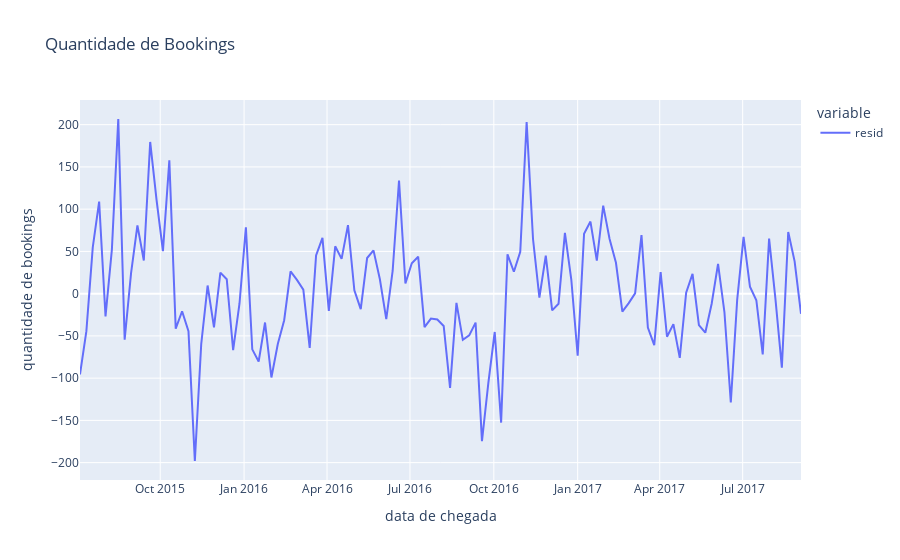

The notebook cell this image was saved under:
### Code cell
fig = px.line(data_frame = decomposicao.resid,
             title="Quantidade de Bookings ", labels={"value":"quantidade de bookings","arrival_date":"data de chegada"})
fig.show()
